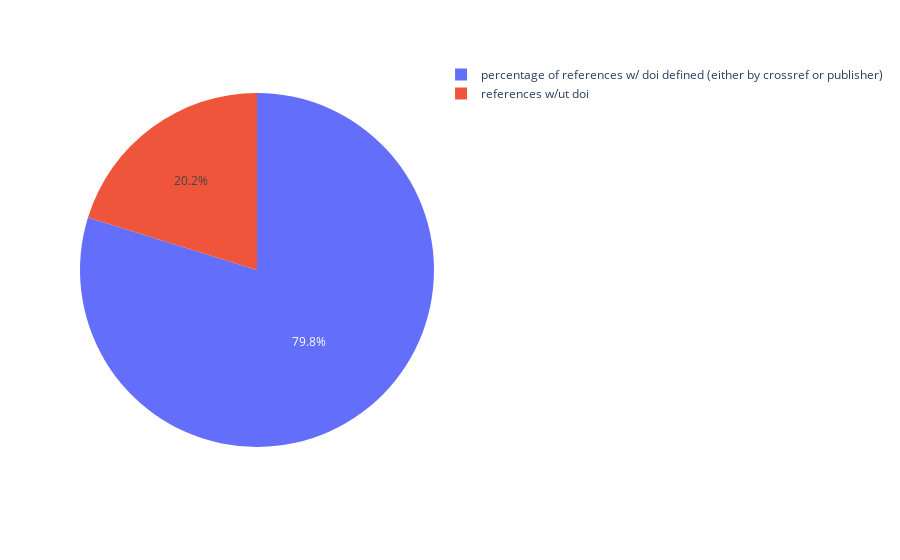

This figure's notebook cell:
### Markdown cell above
3. pie = mean 75% delle references si duesti articol hanno un  doi

### Code cell
working[working['on-crossref']==0].describe()

ref_defined = working['ref-num']-working['ref-undefined']
ref_defined = ref_defined.sum()
ref_undefined = working['ref-undefined'].sum()

new = pd.DataFrame()
new['val'] = [ref_defined, ref_undefined]
new['ref'] = ['percentage of references w/ doi defined (either by crossref or publisher)', 'references w/ut doi']
fig = px.pie(new, values='val', names='ref')
fig.show()

### Figure 1 — Plotly figure (JSON) as saved in the notebook; plotly's stock layout.template omitted (floating-point values rounded to 4 significant figures)
{"data": [{"domain": {"x": [0, 1], "y": [0, 1]}, "hovertemplate": "ref=%{label}<br>val=%{value}<extra></extra>", "labels": ["percentage of references w/ doi defined (either by crossref or publisher)", "references w/ut doi"], "legendgroup": "", "name": "", "showlegend": true, "type": "pie", "values": [113426087, 28723618]}], "layout": {"legend": {"tracegroupgap": 0}, "margin": {"t": 60}}}
